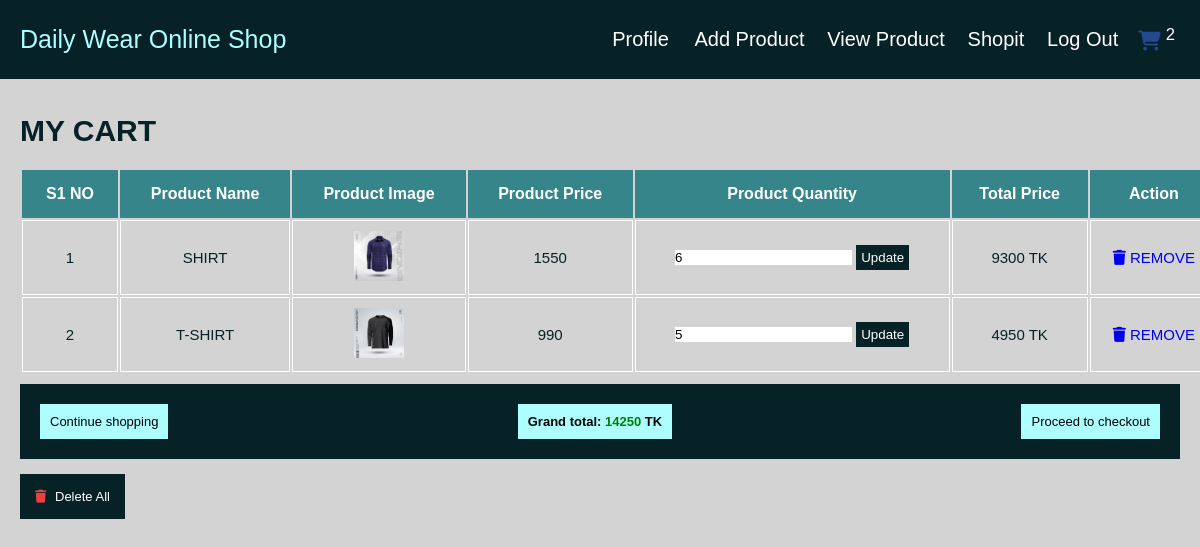
The app's page /cart.php with its own data.
### tables this page shows
CREATE TABLE `cart` (
  `name` varchar(250) NOT NULL,
  `price` varchar(250) NOT NULL,
  `image` varchar(250) NOT NULL,
  `quantity` int(20) NOT NULL,
  `id` int(11) NOT NULL
);

### cart.php (the view, shortened to what this page needs)
<!DOCTYPE html>
<html lang="en">
<head>
    <link rel="stylesheet" href="css/headerStyle.css">
    <link rel="stylesheet" href="https://cdnjs.cloudflare.com/ajax/libs/font-awesome/6.4.2/css/all.min.css" />
</head>
<body>
    <?php include 'header.php'; ?>
    <div class="container">
        <section class="shopping_cart">
            <h1 class="heading">My Cart</h1>
            <table>
                <thead>
                    <th>S1 NO</th>
                    <th>Product Name</th>
                    <th>Product Image</th>
                    <th>Product Price</th>
                    <th>Product Quantity</th>
                    <th>Total Price</th>
                    <th>Action</th>
                </thead>
                <tbody>
                    <?php
                    $grand_total = 0;
                    $select_cart = mysqli_query($conn, "SELECT * FROM cart");
                    if (mysqli_num_rows($select_cart) > 0) {
                        $serial_number = 1;
                        while ($cart_item = mysqli_fetch_assoc($select_cart)) {
                            ?>
                            <tr>
                                <td><?php echo $serial_number; ?></td>
                                <td><?php echo $cart_item['name']; ?></td>
                                <td><img src="images/<?php echo $cart_item['image']; ?>" alt="" style="width: 50px; height: 50px;"></td>
                                <td><?php echo $cart_item['price']; ?></td>
                                <td>
                                    <form method="post" action="">
                                        <input type="number" name="new_quantity" value="<?php echo $cart_item['quantity']; ?>" min="1">
                                        <input type="submit" name="update_quantity" class="update_quantity" value="Update">
                                    </form>
                                </td>
                                <td><?php echo $cart_item['price'] * $cart_item['quantity']; ?> tk</td>
                                <td>
                                    <a href="cart.php?remove=<?php echo $cart_item['id'] ?>"onclick="return confirm('Are you sure, you want to delete this item')">
                                        <i class="fas fa-trash"></i> Remove
                                    </a>
                                </td>
                            </tr>
                            <?php
                            $grand_total = $grand_total+($cart_item['price'] * $cart_item['quantity']);
                            $serial_number++;
                        }
                    } else {
                        echo "<tr><td colspan='7' style='color: green; font-weight: bold;'>No items in the cart</td></tr>";
                    }
                    ?>
                </tbody>
            </table>
            <?php
if ($grand_total > 0) {
    echo "<div class='table_bottom'>
        <a href='shopping.php' class='bottom_btn'>Continue shopping</a>
        <h3 class='bottom_btn'>Grand total: <span> $grand_total </span> TK</h3>
        <a href='checkout.php' class='bottom_btn'>Proceed to checkout</a>
    </div>";
    ?>
    <a href="cart.php?delete_all" class="delete_all_btn">
        <i class="fas fa-trash"></i> Delete All
    </a>
    <?php
} else {
    echo "";
}
?>
    </section>
    </div>
    <link rel="stylesheet" href="https://cdnjs.cloudflare.com/ajax/libs/font-awesome/6.4.2/css/all.min.css" />
</body>
</html>

### css/headerStyle.css (style rules this page uses)
* { margin: 0; padding: 0; box-sizing: border-box; outline: none; border: none; text-decoration: none; font-family: "Poppins", sans-serif; }
:root { --color1: #072227; --color2: #35858b; --color3: #4fbdba; --color4: #aefeff; --black: #000; --white: #fff; --lightgray: #d3d3d3; --red: rgb(238, 62, 62); }
html { font-size: 62.5%; overflow-x: hidden; }
.container { max-width: 1200px; margin: 0 auto; padding-bottom: 5rem; height: 100vh; background-color: var(--lightgray); }
.heading { text-align: center; font-size: 3rem; text-transform: uppercase; padding: 1.5rem 0 2rem; color: var(--color1); }
section { padding: 2rem; }
td { padding: 1rem; font-size: 1.5rem; color: var(--color1); border: 1px solid var(--white); text-transform: uppercase; }
img { width: 20%; margin: 0 auto; }
.shopping_cart table { text-align: center; width: 100%; }
.shopping_cart table thead th { padding: 1.5rem; font-size: 1.6rem; color: var(--white); background-color: var(--color2); }
.table_bottom { background-color: var(--color1); display: flex; justify-content: space-between; align-items: center; padding: 2rem; margin: 1rem 0 3rem 0; }
.bottom_btn { color: var(--black); font-size: 1.3rem; background-color: var(--color4); padding: 1rem; }
.bottom_btn span { color: green; }
.delete_all_btn { background-color: var(--color1); color: var(--white); font-size: 1.3rem; padding: 1.5rem; }
.delete_all_btn .fa-trash { color: var(--red); margin-right: 0.5rem; }
.update_quantity { color: var(--white); padding: 0.5rem; background-color: var(--color1); margin: 1rem 0; }
@media (max-width: 1200px) { .shopping_cart { overflow-x: scroll; } }
@media (max-width: 1200px) { .shopping_cart table { width: 120rem; } }
@media (max-width: 1200px) { .shopping_cart .heading { text-align: left; } }

### records on screen
cart: name "SHIRT", image (picture), price "1550", new_quantity "6", $cart_item['price'] * $cart_item['quantity'] "9300"
cart: name "T-SHIRT", image (picture), price "990", new_quantity "5", $cart_item['price'] * $cart_item['quantity'] "4950"

### other values on screen
$row_count "2"
$grand_total "14250"
